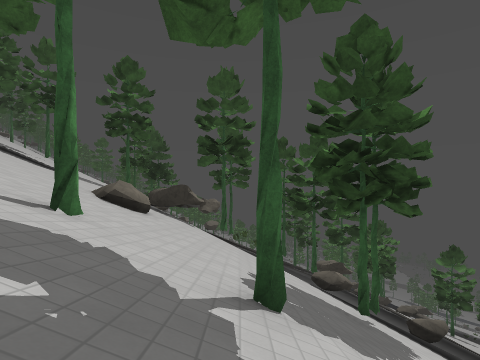
view 1 (above)

24 first-person views from a walk through a 3-D level made in the Godot game engine. The camera is 1.4 m above the floor, looks level and sees 80° across. The floor is counted in squares, 2 m on a side. Each view is taken from the middle of a square. On the plan, view 1 faces up. The plan holds only what a view shows up to about 10 squares ahead; the rest is blank. The place goes on beyond the plan. Surface patterns are stand-ins for the level's own textures.

view 2
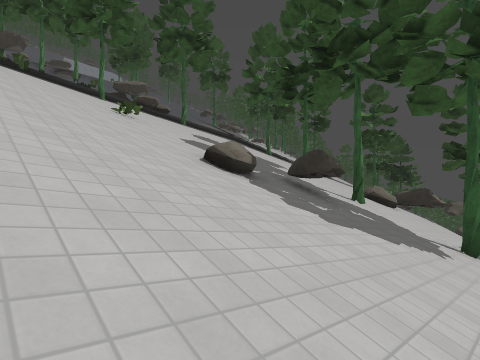

view 3
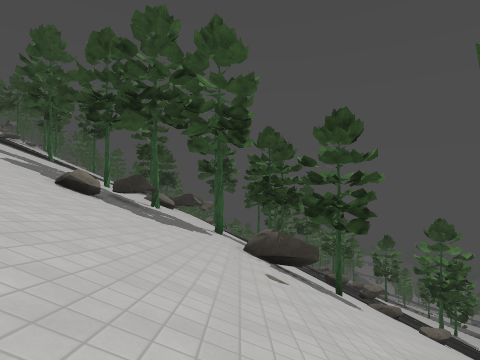

view 4
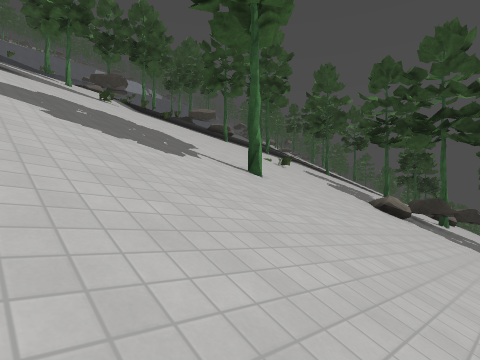

view 5
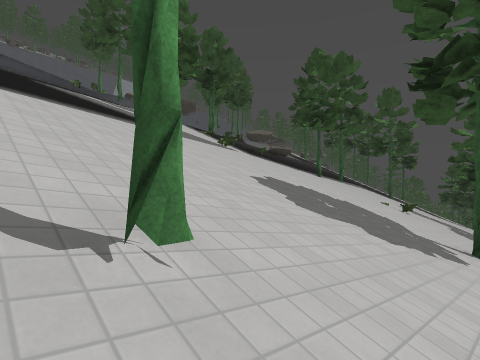

view 6
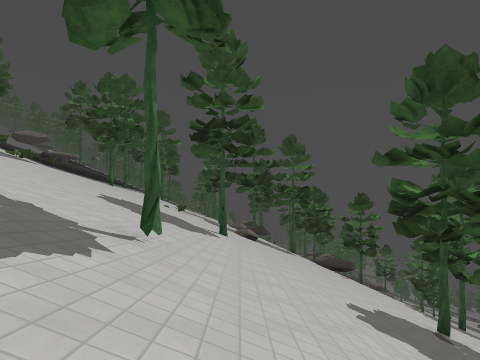

view 7
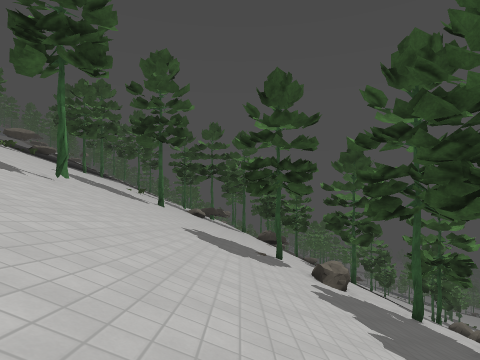

view 8
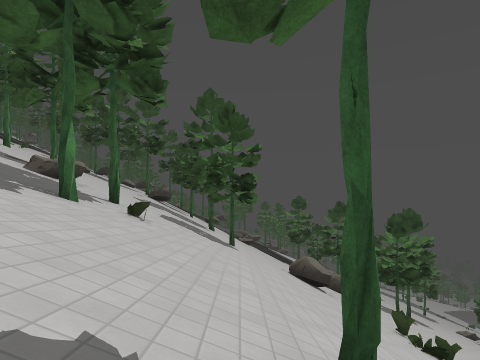

view 9
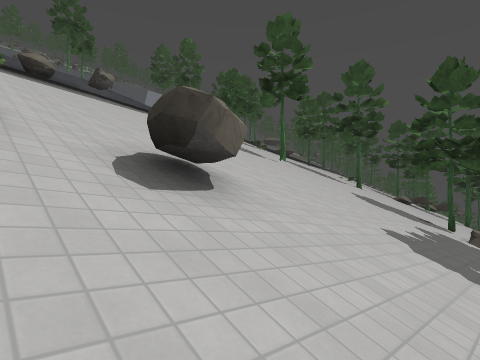

view 10
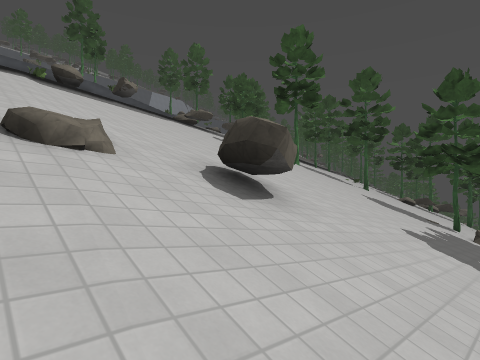

view 11
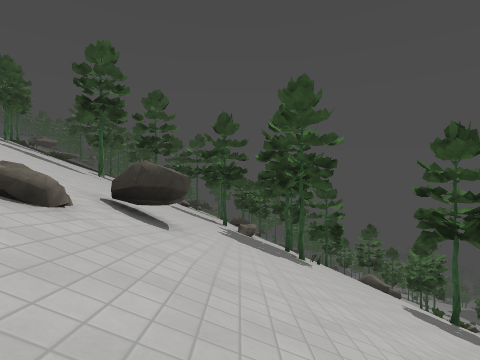

view 12
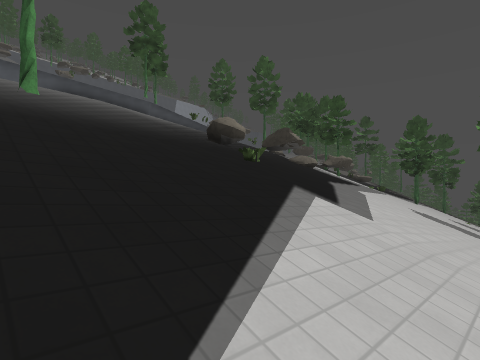

view 13
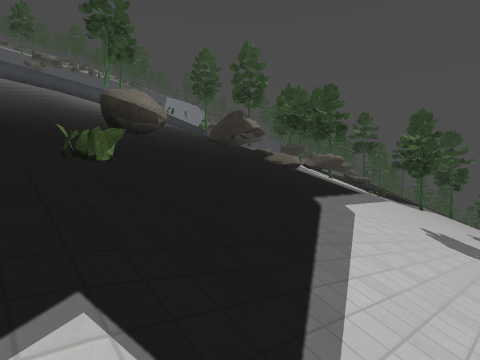

view 14
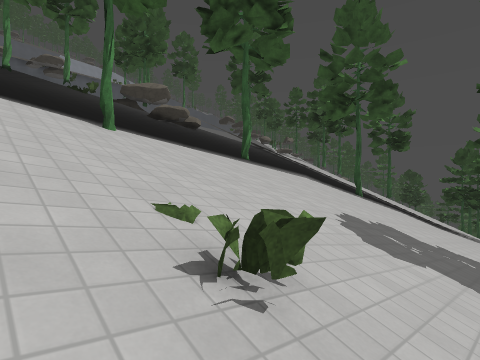

view 15
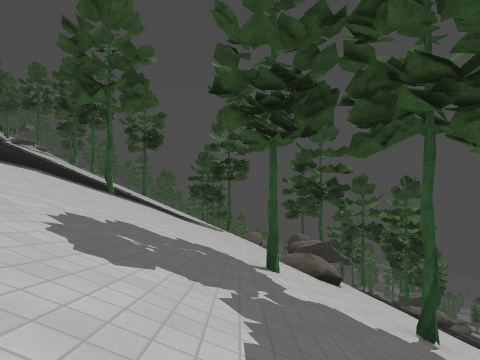

view 16
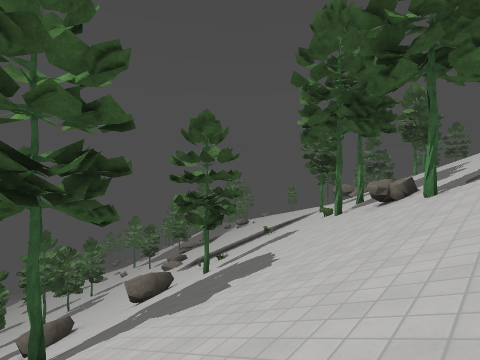

view 17
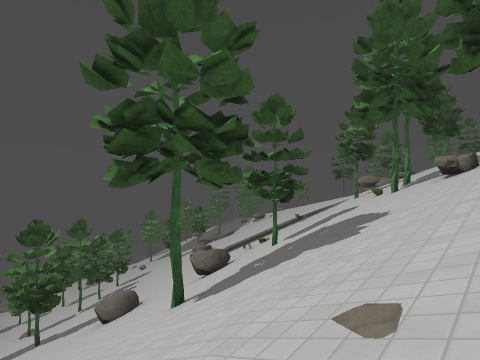

view 18
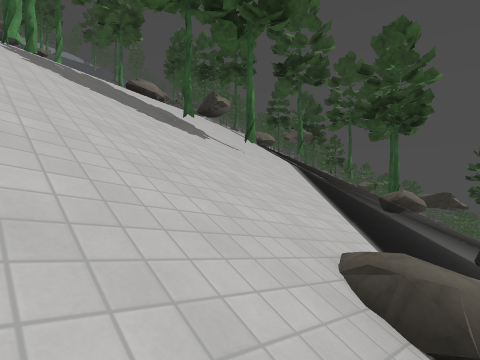

view 19
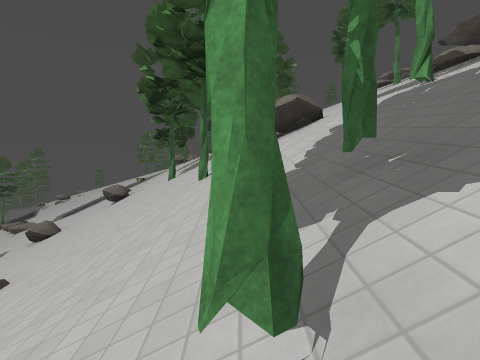

view 20
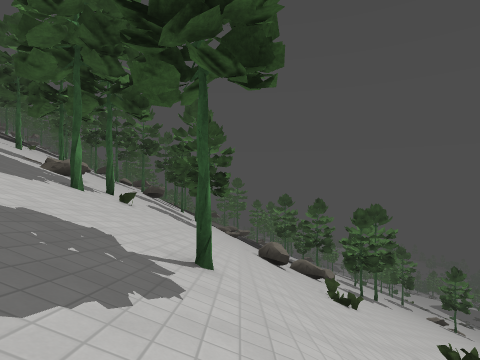

view 21
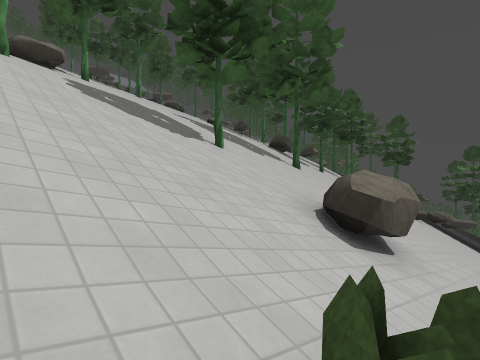

view 22
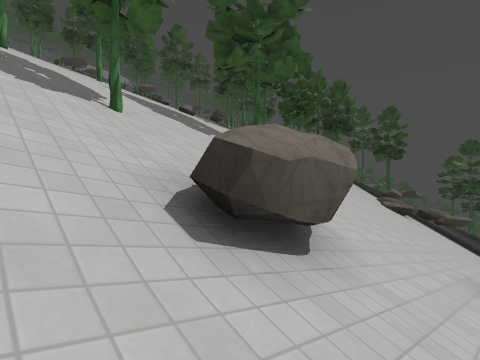

view 23
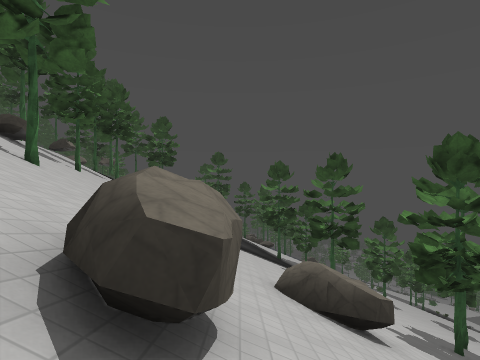

view 24
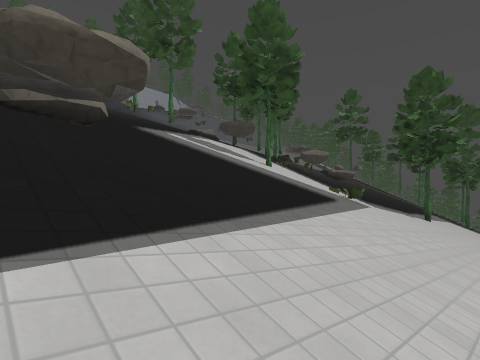

### Floor plan
Key: @ floor where view 1 was taken; # wall or solid block; . main floor; : floor 0.75 m higher than the main floor; / step, stairs or slope; = window, fence, low wall or low ledge; ^ raised ledge; v drop or lower ground.
Columns run from 13 left of view 1 to 12 right of it. Each row starts with its distance up from view 1.
  9    ##////////////vvvv
  8    #////// ///////vv
  7    =///////////////v
  6    =////////////#///
  5    =/////=//////////
  4   ##/////////////////
  3    =///////=/#////////
  2    =////////////////////
  1    =///////=/////#//////
  0    #//////=//@/=/////////
 -1   #=///=/////////////////
 -2   #=/////////////////////
 -3   #=//////////////////////
 -4  .=////////////////#//////
 -5 :.=//////#///////////////
 -6 #:#=/////////////////////#
 -7   #=//////////////////////
 -8   #=////////////////#/^#//
 -9   #=//////////=///////////
-10    #=/////////////////////
-11    #=////=/////=/=//////#/
-12    #=/////////////////////
-13    #=////////////=////////
-14    ##=////////////////////
-15     #=////////////////////
-16     #=//////////////////#
-17     ##=//////////////#//
-18      #=////////////////
-19      #=//////^=///////
-20      ##=//////////// /
-21       #=///////////
-22       #=// ///////
-23        #=/    //
-24        ##/     /

Positions as (right, up) in squares from view 1, and headings:
1: (0, 0), facing up
2: (1, -4), facing up-left
3: (1, -7), facing up
4: (0, -9), facing up-left
5: (-3, -12), facing up-left
6: (-3, -15), facing up
7: (0, -18), facing up
8: (7, -18), facing up
9: (3, -21), facing up-left
10: (3, -22), facing up-left
11: (2, -24), facing up
12: (-4, -24), facing up-left
13: (-5, -21), facing up-left
14: (-5, -2), facing up-left
15: (-5, -1), facing up
16: (0, -3), facing down-right
17: (1, -1), facing down-right
18: (7, 2), facing up-left
19: (3, 7), facing down
20: (8, -20), facing up
21: (11, -12), facing up-left
22: (11, -10), facing up-left
23: (10, -10), facing up
24: (-7, -13), facing up-left
